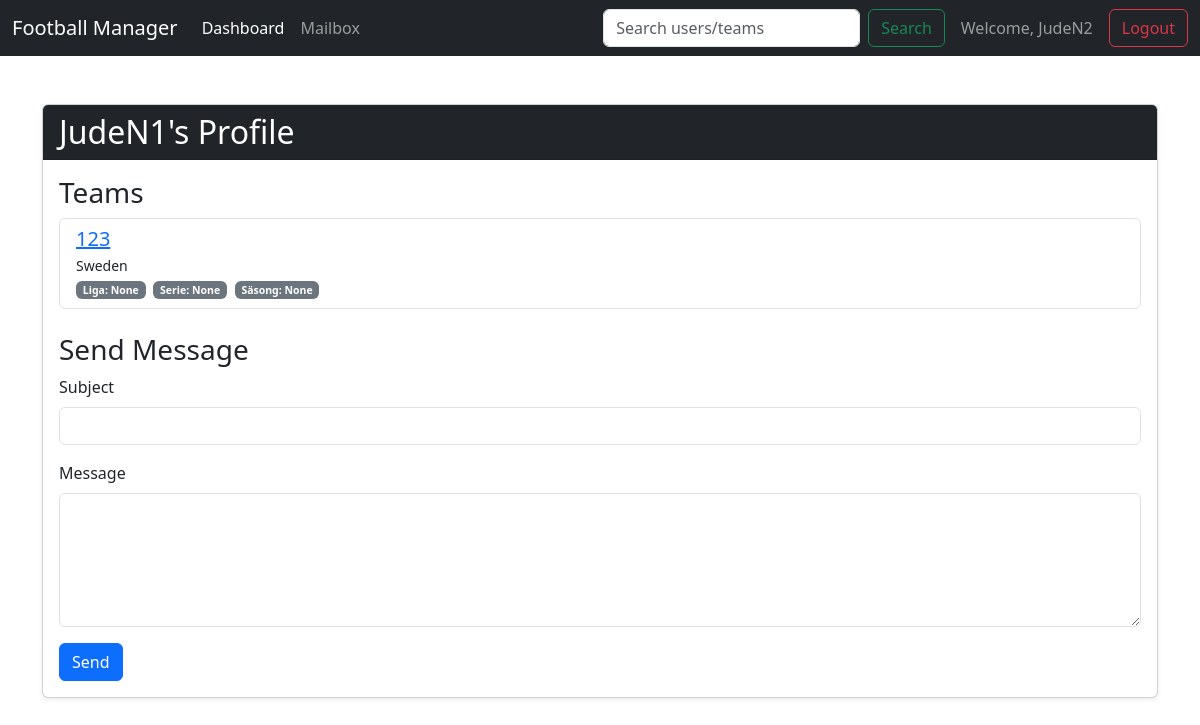
The page /user/JudeN1 (signed in) on the database its author committed.
### app/models.py (models this page shows, shortened)
class User(db.Model):
    id = db.Column(db.Integer, primary_key=True)
    username = db.Column(db.String(80), unique=True, nullable=False)
    password_hash = db.Column(db.String(128))
    teams = db.relationship('Team', backref='user', lazy=True, cascade="all, delete-orphan")
    sent_messages = db.relationship('Message', foreign_keys='Message.sender_id', backref='sender', lazy=True, cascade="all, delete-orphan")
    received_messages = db.relationship('Message', foreign_keys='Message.recipient_id', backref='recipient', lazy=True, cascade="all, delete-orphan")

class Team(db.Model):
    id = db.Column(db.Integer, primary_key=True)
    name = db.Column(db.String(100), unique=True, nullable=False)
    country = db.Column(db.String(50), nullable=False)
    user_id = db.Column(db.Integer, db.ForeignKey('user.id'), nullable=False)
    players = db.relationship('Player', backref='team', lazy=True, cascade="all, delete-orphan")
    league = db.Column(db.String(100), nullable=True, default=None)
    division = db.Column(db.String(50), nullable=True, default=None)
    season = db.Column(db.Integer, nullable=True, default=None)

### app/routes_game.py (the view)
@game_bp.route('/user/<username>')
def user_profile(username):
    if 'username' not in session:
        return redirect(url_for('auth_bp.login'))
    profile_user = User.query.filter_by(username=username).first_or_404()
    return render_template('user_profile.html', profile_user=profile_user)

### app/__init__.py (called while the page is built)
def create_app():
    app = Flask(__name__)
    app.config['SECRET_KEY'] = 'a_very_secret_key_for_development'
    app.config['SQLALCHEMY_DATABASE_URI'] = 'sqlite:///' + os.path.join(basedir, 'database.db')
    db.init_app(app)
    from .routes_auth import auth_bp
    from .routes_game import game_bp
    app.register_blueprint(auth_bp)
    app.register_blueprint(game_bp)
    @app.context_processor
    def inject_selected_team():
        if 'selected_team_id' in session:
            from .models import Team
            selected_team = Team.query.get(session['selected_team_id'])
            return dict(selected_team=selected_team)
        return dict(selected_team=None)
    def nl2br(value):
        result = value.replace('\n', '<br>\n')
        return Markup(result)
    app.jinja_env.filters['nl2br'] = nl2br
    return app

### app/templates/user_profile.html (shortened to what this page needs)
{% extends "base.html" %}
{% block content %}
<div class="card shadow-sm">
    <div class="card-header bg-dark text-white">
        <h1 class="h2 mb-0">{{ profile_user.username }}'s Profile</h1>
    </div>
    <div class="card-body">
        <h3>Teams</h3>
        {% if profile_user.teams %}
            <ul class="list-group mb-4">
                {% for team in profile_user.teams %}
                    <li class="list-group-item d-flex justify-content-between align-items-center">
                        <div>
                            <h5 class="mb-1"><a href="{{ url_for('game_bp.team_page', team_id=team.id) }}">{{ team.name }}</a></h5>
                            <small class="d-block">{{ team.country }}</small>
                            <small>
                                <span class="badge bg-secondary me-1">Liga: {{ team.league or 'None' }}</span>
                                <span class="badge bg-secondary me-1">Serie: {{ team.division or 'None' }}</span>
                                <span class="badge bg-secondary">Säsong: {{ team.season or 'None' }}</span>
                            </small>
                        </div>
                    </li>
                {% endfor %}
            </ul>
        {% else %}
            <p>No teams.</p>
        {% endif %}
        {% if profile_user.username != session.username %}
        <h3>Send Message</h3>
        <form method="POST" action="{{ url_for('game_bp.send_message', username=profile_user.username) }}">
            <div class="mb-3">
                <label for="subject" class="form-label">Subject</label>
                <input type="text" class="form-control" id="subject" name="subject" required>
            </div>
            <div class="mb-3">
                <label for="body" class="form-label">Message</label>
                <textarea class="form-control" id="body" name="body" rows="5" required></textarea>
            </div>
            <button type="submit" class="btn btn-primary">Send</button>
        </form>
        {% endif %}
    </div>
</div>
{% endblock %}

### app/templates/base.html (style rules this page uses)
body { background-image: url('https://images.pexels.com/photos/114296/pexels-photo-114296.jpeg'); background-size: cover; background-position: center; background-attachment: fixed; padding-top: 80px; }

### rows shown on the page
User: username "JudeN1"
Team: name "123", country "Sweden", league "None", division "None", season "None"

### other values the page prints
{{ session.username }} "JudeN2"
